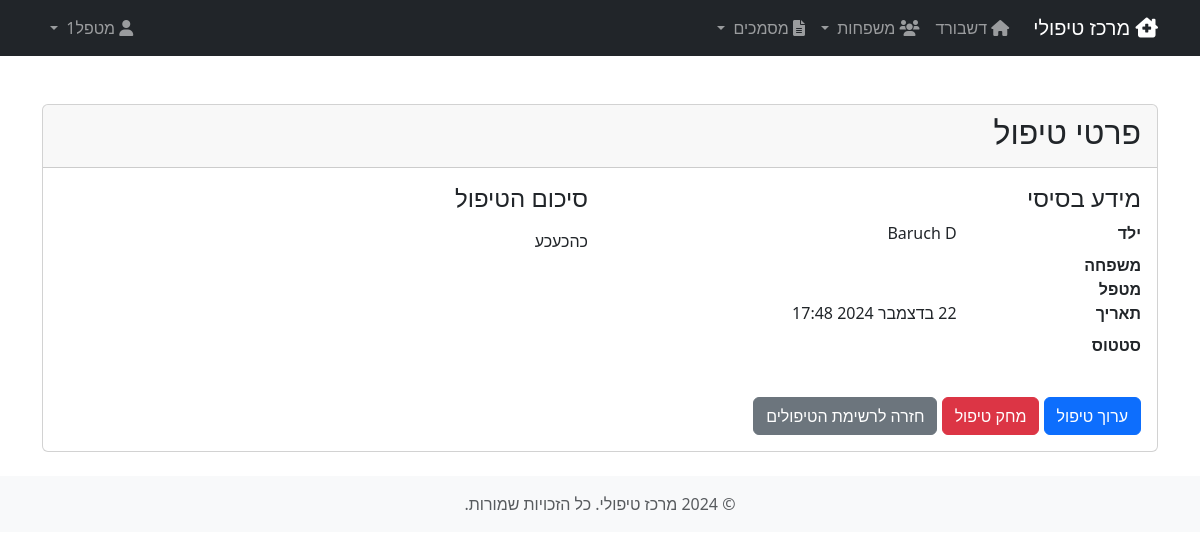
/treatment/4/ (signed in), run on the app's committed database.
### treatment_app/models.py (models this page shows, shortened)
class Treatment(models.Model):
    TREATMENT_TYPE_CHOICES = [
        ('individual', _('טיפול פרטני')),
        ('family', _('טיפול משפחתי')),
        ('parent', _('הדרכת הורים')),
    ]
    type = models.CharField(max_length=20, choices=TREATMENT_TYPE_CHOICES, verbose_name=_('סוג טיפול'), default='individual')
    family = models.ForeignKey(Family, on_delete=models.CASCADE, related_name='family_treatments', null=True, blank=True)
    child = models.ForeignKey(Child, on_delete=models.CASCADE, related_name='treatments', null=True, blank=True)
    date = models.DateTimeField(verbose_name=_('תאריך'))
    therapist = models.ForeignKey(
        User,
        on_delete=models.SET_NULL,
        null=True,
        verbose_name=_('מטפל'),
        related_name='treatments'
    )
    summary = models.TextField(verbose_name=_('סיכום'))
    next_steps = models.TextField(verbose_name=_('צעדים הבאים'), blank=True, null=True)
    created_at = models.DateTimeField(auto_now_add=True)
    updated_at = models.DateTimeField(auto_now=True)
    class Meta:
        verbose_name = _('טיפול')
        verbose_name_plural = _('טיפולים')
        ordering = ['-date']

class Child(models.Model):
    family = models.ForeignKey(
        Family,
        on_delete=models.CASCADE,
        related_name='children',
        verbose_name=_('משפחה')
    )
    name = models.CharField(max_length=100, verbose_name=_('שם הילד'))
    birth_date = models.DateField(verbose_name=_('תאריך לידה'))
    gender = models.CharField(
        max_length=10,
        choices=[('male', _('זכר')), ('female', _('נקבה'))],
        verbose_name=_('מגדר')
    )
    school = models.CharField(max_length=100, verbose_name=_('בית ספר'), blank=True)
    grade = models.CharField(max_length=20, verbose_name=_('כיתה'), blank=True)
    teacher_name = models.CharField(max_length=100, verbose_name=_('שם המורה'), blank=True)
    teacher_phone = models.CharField(max_length=20, verbose_name=_('טלפון המורה'), blank=True)
    school_counselor_name = models.CharField(max_length=100, verbose_name=_('שם היועץ/ת'), blank=True)
    school_counselor_phone = models.CharField(max_length=20, verbose_name=_('טלפון היועץ/ת'), blank=True)
    allergies = models.TextField(verbose_name=_('אלרגיות'), blank=True)
    medications = models.TextField(verbose_name=_('תרופות'), blank=True)
    special_needs = models.TextField(verbose_name=_('צרכים מיוחדים'), blank=True)
    medical_info = models.TextField(verbose_name=_('מידע רפואי'), blank=True)
    notes = models.TextField(verbose_name=_('הערות'), blank=True)
    therapist = models.ForeignKey(
        'TherapistProfile',
        on_delete=models.SET_NULL,
        null=True,
        blank=True,
        verbose_name=_('מטפל')
    )
    created_at = models.DateTimeField(auto_now_add=True, verbose_name=_('נוצר ב'))
    updated_at = models.DateTimeField(auto_now=True, verbose_name=_('עודכן ב'))
    class Meta:
        verbose_name = _('ילד')
        verbose_name_plural = _('ילדים')
        ordering = ['family', 'name']

### treatment_app/views.py (the view)
# urls.py: path('treatment/<int:pk>/', views.TreatmentDetailView.as_view(), name='treatment-detail'),
class TreatmentDetailView(LoginRequiredMixin, UserPassesTestMixin, DetailView):
    model = Treatment
    template_name = 'treatment_app/treatment_detail.html'
    def test_func(self):
        user = self.request.user
        treatment = self.get_object()
        if user.is_superuser:
            return True
        therapist_profile, created = TherapistProfile.objects.get_or_create(
            user=user,
            defaults={'is_active': True}
        )
        return (
            treatment.therapist == user or
            (treatment.child and treatment.child.therapist == therapist_profile) or
            (treatment.family and treatment.family.therapist == user)
        )
    def get_context_data(self, **kwargs):
        context = super().get_context_data(**kwargs)
        treatment = self.object
        context['can_edit'] = (
            self.request.user.is_superuser or
            treatment.therapist == self.request.user
        )
        return context

### treatment_app/templates/treatment_app/treatment_detail.html (shortened to what this page needs)
{% extends 'base.html' %}
{% load i18n %}
{% load crispy_forms_tags %}
{% block content %}
<div class="container mt-4">
    <div class="card">
        <div class="card-header">
            <h2>{% trans "פרטי טיפול" %}</h2>
        </div>
        <div class="card-body">
            <div class="row">
                <div class="col-md-6">
                    <h4>{% trans "מידע בסיסי" %}</h4>
                    <dl class="row">
                        <dt class="col-sm-4">{% trans "ילד" %}</dt>
                        <dd class="col-sm-8">{{ treatment.child.name }}</dd>
                        <dt class="col-sm-4">{% trans "משפחה" %}</dt>
                        <dd class="col-sm-8">{{ treatment.child.family.family_name }}</dd>
                        <dt class="col-sm-4">{% trans "מטפל" %}</dt>
                        <dd class="col-sm-8">{{ treatment.therapist.user.get_full_name }}</dd>
                        <dt class="col-sm-4">{% trans "תאריך" %}</dt>
                        <dd class="col-sm-8">{{ treatment.date }}</dd>
                        <dt class="col-sm-4">{% trans "סטטוס" %}</dt>
                        <dd class="col-sm-8">{{ treatment.get_status_display }}</dd>
                    </dl>
                </div>
                <div class="col-md-6">
                    <h4>{% trans "סיכום הטיפול" %}</h4>
                    <p>{{ treatment.summary|linebreaks }}</p>
                </div>
            </div>
            <div class="row mt-4">
                <div class="col-12">
                    <a href="{% url 'treatment_app:treatment-update' treatment.pk %}" class="btn btn-primary">
                        {% trans "ערוך טיפול" %}
                    </a>
                    <a href="{% url 'treatment_app:treatment-delete' treatment.pk %}" class="btn btn-danger">
                        {% trans "מחק טיפול" %}
                    </a>
                    <a href="{% url 'treatment_app:treatment-list' %}" class="btn btn-secondary">
                        {% trans "חזרה לרשימת הטיפולים" %}
                    </a>
                </div>
            </div>
        </div>
    </div>
</div>
{% endblock %}

### data on the page
Treatment: child.name "Baruch D", date "22 בדצמבר 2024 17:48", summary "כהכעכע"
